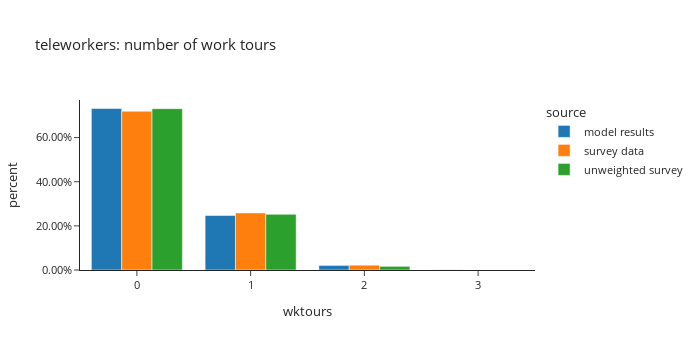

The cell this chart's notebook holds for it:
### Code cell
_df = df_full_person_day_workers[df_full_person_day_workers['worker_type']=="telecommuter"].groupby(['source','wktours'])['pdexpfac'].sum().reset_index()
_df['percent'] = _df.groupby(['source'], group_keys=False)['pdexpfac'].apply(lambda x: x / float(x.sum()))
fig = px.bar(_df, x="wktours", y="percent", color="source",
             barmode="group",template="simple_white",
             title= "teleworkers: number of work tours")
fig.update_layout(height=350, width=700, font=dict(size=11),
                  yaxis_tickformat = '.2%')
fig.show()

### Figure 1 — Plotly figure (JSON) as saved in the notebook; plotly's stock layout.template omitted (floating-point values rounded to 4 significant figures)
{"data": [{"alignmentgroup": "True", "hovertemplate": "source=model results<br>wktours=%{x}<br>percent=%{y}<extra></extra>", "legendgroup": "model results", "marker": {"color": "#1F77B4", "pattern": {"shape": ""}}, "name": "model results", "offsetgroup": "model results", "orientation": "v", "showlegend": true, "textposition": "auto", "type": "bar", "x": [0, 1, 2, 3], "xaxis": "x", "y": [0.7317, 0.247, 0.02071, 0.0005737], "yaxis": "y"}, {"alignmentgroup": "True", "hovertemplate": "source=survey data<br>wktours=%{x}<br>percent=%{y}<extra></extra>", "legendgroup": "survey data", "marker": {"color": "#FF7F0E", "pattern": {"shape": ""}}, "name": "survey data", "offsetgroup": "survey data", "orientation": "v", "showlegend": true, "textposition": "auto", "type": "bar", "x": [0, 1, 2], "xaxis": "x", "y": [0.7194, 0.2588, 0.02183], "yaxis": "y"}, {"alignmentgroup": "True", "hovertemplate": "source=unweighted survey<br>wktours=%{x}<br>percent=%{y}<extra></extra>", "legendgroup": "unweighted survey", "marker": {"color": "#2CA02C", "pattern": {"shape": ""}}, "name": "unweighted survey", "offsetgroup": "unweighted survey", "orientation": "v", "showlegend": true, "textposition": "auto", "type": "bar", "x": [0, 1, 2], "xaxis": "x", "y": [0.7311, 0.2523, 0.01664], "yaxis": "y"}], "layout": {"barmode": "group", "font": {"size": 11}, "height": 350, "legend": {"title": {"text": "source"}, "tracegroupgap": 0}, "title": {"text": "teleworkers: number of work tours"}, "width": 700, "xaxis": {"anchor": "y", "domain": [0.0, 1.0], "title": {"text": "wktours"}}, "yaxis": {"anchor": "x", "domain": [0.0, 1.0], "tickformat": ".2%", "title": {"text": "percent"}}}}
